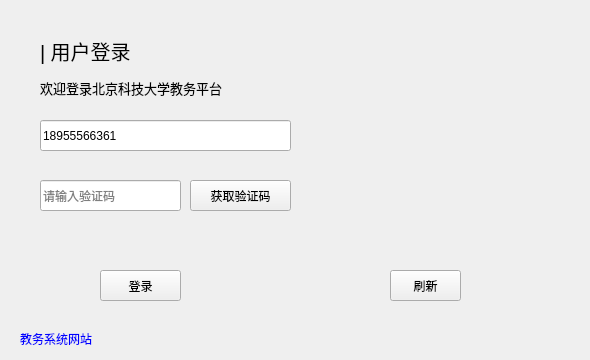
<?xml version="1.0" encoding="UTF-8"?>
<ui version="4.0">
 <class>login</class>
 <widget class="QWidget" name="login">
  <property name="enabled">
   <bool>true</bool>
  </property>
  <property name="geometry">
   <rect>
    <x>0</x>
    <y>0</y>
    <width>590</width>
    <height>360</height>
   </rect>
  </property>
  <property name="minimumSize">
   <size>
    <width>590</width>
    <height>360</height>
   </size>
  </property>
  <property name="maximumSize">
   <size>
    <width>590</width>
    <height>360</height>
   </size>
  </property>
  <property name="windowTitle">
   <string>用户登录</string>
  </property>
  <widget class="QLabel" name="label">
   <property name="geometry">
    <rect>
     <x>40</x>
     <y>30</y>
     <width>101</width>
     <height>41</height>
    </rect>
   </property>
   <property name="font">
    <font>
     <pointsize>15</pointsize>
    </font>
   </property>
   <property name="text">
    <string>| 用户登录</string>
   </property>
  </widget>
  <widget class="QLabel" name="label_2">
   <property name="geometry">
    <rect>
     <x>20</x>
     <y>330</y>
     <width>81</width>
     <height>16</height>
    </rect>
   </property>
   <property name="text">
    <string>&lt;a href=&quot;https://jwgl.ustb.edu.cn&quot;&gt;教务系统网站&lt;/a&gt;</string>
   </property>
   <property name="openExternalLinks">
    <bool>true</bool>
   </property>
  </widget>
  <widget class="QLineEdit" name="phoneNumberEdit">
   <property name="geometry">
    <rect>
     <x>40</x>
     <y>120</y>
     <width>251</width>
     <height>31</height>
    </rect>
   </property>
   <property name="text">
    <string>18955566361</string>
   </property>
   <property name="placeholderText">
    <string>请输入手机号</string>
   </property>
  </widget>
  <widget class="QLabel" name="label_3">
   <property name="geometry">
    <rect>
     <x>40</x>
     <y>80</y>
     <width>191</width>
     <height>16</height>
    </rect>
   </property>
   <property name="font">
    <font>
     <pointsize>10</pointsize>
    </font>
   </property>
   <property name="mouseTracking">
    <bool>true</bool>
   </property>
   <property name="text">
    <string>欢迎登录北京科技大学教务平台</string>
   </property>
  </widget>
  <widget class="QLineEdit" name="smsCodeEdit">
   <property name="geometry">
    <rect>
     <x>40</x>
     <y>180</y>
     <width>141</width>
     <height>31</height>
    </rect>
   </property>
   <property name="placeholderText">
    <string>请输入验证码</string>
   </property>
  </widget>
  <widget class="QPushButton" name="loginBtn">
   <property name="geometry">
    <rect>
     <x>100</x>
     <y>270</y>
     <width>81</width>
     <height>31</height>
    </rect>
   </property>
   <property name="text">
    <string>登录</string>
   </property>
   <property name="autoDefault">
    <bool>false</bool>
   </property>
   <property name="flat">
    <bool>false</bool>
   </property>
  </widget>
  <widget class="QPushButton" name="refreshBtn">
   <property name="geometry">
    <rect>
     <x>390</x>
     <y>270</y>
     <width>71</width>
     <height>31</height>
    </rect>
   </property>
   <property name="text">
    <string>刷新</string>
   </property>
  </widget>
  <widget class="QLabel" name="qrCodeLabel">
   <property name="geometry">
    <rect>
     <x>330</x>
     <y>50</y>
     <width>201</width>
     <height>201</height>
    </rect>
   </property>
  </widget>
  <widget class="QLabel" name="warningLabel">
   <property name="geometry">
    <rect>
     <x>40</x>
     <y>230</y>
     <width>251</width>
     <height>21</height>
    </rect>
   </property>
   <property name="styleSheet">
    <string notr="true">QLabel { color : red; }</string>
   </property>
   <property name="alignment">
    <set>Qt::AlignmentFlag::AlignCenter</set>
   </property>
  </widget>
  <widget class="QPushButton" name="getmsgBtn">
   <property name="geometry">
    <rect>
     <x>190</x>
     <y>180</y>
     <width>101</width>
     <height>31</height>
    </rect>
   </property>
   <property name="text">
    <string>获取验证码</string>
   </property>
   <property name="autoDefault">
    <bool>false</bool>
   </property>
   <property name="flat">
    <bool>false</bool>
   </property>
  </widget>
 </widget>
 <resources/>
 <connections/>
</ui>
